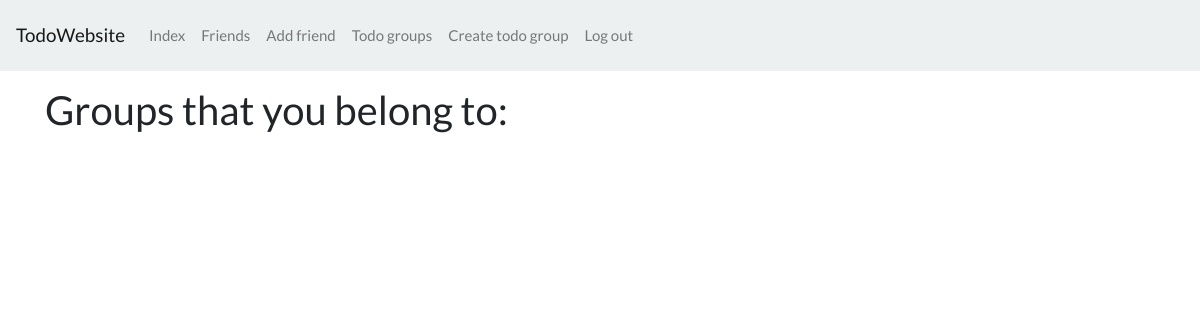
The page /home/todo/ (signed in) on the database as committed earlier.
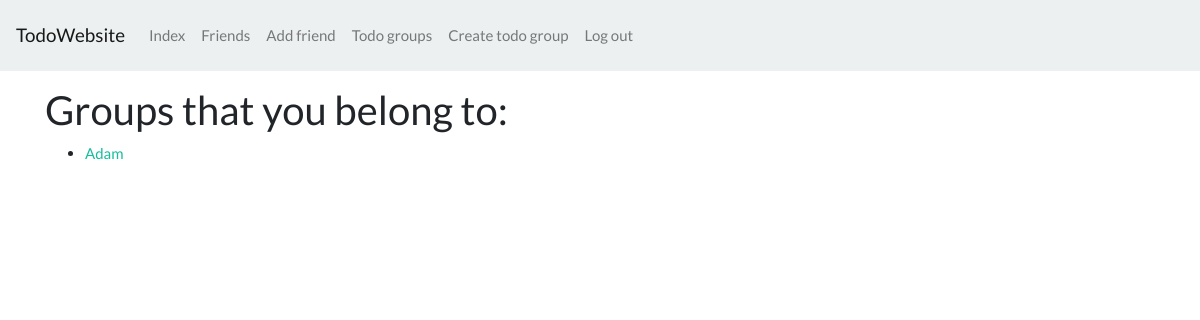
The same page on the database as committed later.
### todo/models.py (models this page shows, shortened)
class TodoGroup(models.Model):
    name = models.CharField(max_length=255)
    photo = models.ImageField(upload_to=get_group_photo_path)
    slug = models.SlugField(unique=True, blank=True)
    members = models.ManyToManyField(User)
    creator = models.ForeignKey(User, on_delete=models.CASCADE, related_name='user_creator', null=True, blank=True)
    created = models.DateField(auto_now_add=True)
    def get_absolute_url(self):
        return reverse('todo:single_group', kwargs={'slug': self.slug})
    class Meta:
        ordering = ('-created',)

### todo/views.py (the view)
# urls.py: path('', index, name='index'),
@login_required
def index(request):
    groups = TodoGroup.objects.filter(members__id=request.user.id).all()
    return render(request, 'todo/index.html', {'groups': groups})

### templates/todo/index.html (shortened to what this page needs)
{% extends 'base.html' %}
{% block container %}
    <div>
        <h2>Groups that you belong to:</h2>
        <ul>
            {% for group in groups %}
                <li><a href="{{ group.get_absolute_url }}">{{ group.name }}</a></li>
            {% endfor %}
        </ul>
    </div>
{% endblock %}

### templates/base.html (shortened to what this page needs)
{% load static %}
<html lang="en">
<head>
    <link href="https://stackpath.bootstrapcdn.com/bootswatch/4.1.3/flatly/bootstrap.min.css" rel="stylesheet">
    <link href="https://cdnjs.cloudflare.com/ajax/libs/select2/4.0.6-rc.0/css/select2.min.css" rel="stylesheet" />
</head>
<body>
    <nav class="navbar navbar-expand-lg navbar-light bg-light">
        <a class="navbar-brand" href="/">TodoWebsite</a>
        {% if request.user.is_authenticated %}
            <div class="collapse navbar-collapse" id="nav">
                <ul class="navbar-nav mr-auto">
                    <li class="nav-item">
                        <a href="{% url 'home:index' %}" class="nav-link">Index</a>
                    </li>
                    <li class="nav-item">
                        <a href="{% url 'friends:index' %}" class="nav-link">Friends</a>
                    </li>
                    <li class="nav-item">
                        <a href="{% url 'friends:find' %}" class="nav-link">Add friend</a>
                    </li>
                    <li class="nav-item">
                        <a href="{% url 'todo:list' %}" class="nav-link">Todo groups</a>
                    </li>
                    <li class="nav-item">
                        <a href="{% url 'todo:create' %}" class="nav-link">Create todo group</a>
                    </li>
                    <li class="nav-item">
                        <a href="{% url 'userauth:logout' %}" class="nav-link">Log out</a>
                    </li>
                </ul>
            </div>
        {% endif %}
    </nav>
    <div class="container">
        {% block container %}
        {% endblock %}
    </div>
</body>
</html>

Rows that differ between the two databases and show on the page:
added TodoGroup: name "Adam"
